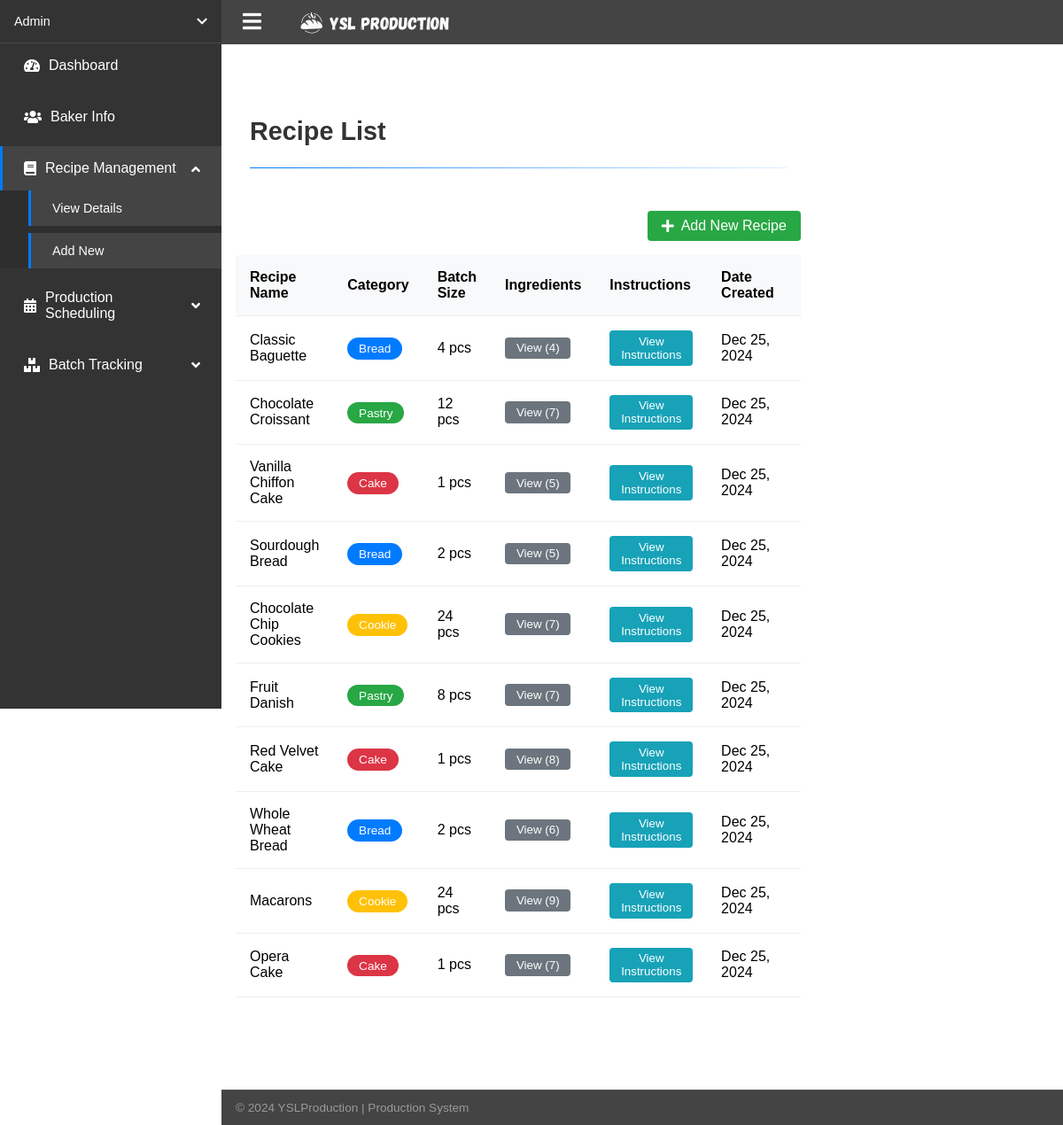
Screenshot of /view_recipes.php (signed in) with the database file from the repository.
### tables this page shows
CREATE TABLE `tbl_recipe` (
  `recipe_id` int(6) NOT NULL,
  `recipe_name` varchar(100) NOT NULL,
  `recipe_category` varchar(100) NOT NULL,
  `recipe_batchSize` int(6) NOT NULL,
  `recipe_unitOfMeasure` varchar(50) NOT NULL,
  `recipe_instructions` text NOT NULL,
  `recipe_dateCreated` timestamp NOT NULL DEFAULT current_timestamp(),
  `recipe_dateUpdated` timestamp NOT NULL DEFAULT current_timestamp() ON UPDATE current_timestamp()
);

### view_recipes.php (the view, shortened to what this page needs)
<?php
require_once 'config/db_connection.php';
try {
    $stmt = $conn->prepare("SELECT * FROM tbl_recipe ORDER BY recipe_dateCreated DESC");
    $stmt->execute();
    $recipes = $stmt->fetchAll(PDO::FETCH_ASSOC);
    $recipe_ingredients = [];
    $stmt = $conn->prepare("SELECT * FROM tbl_ingredients WHERE recipe_id = ?");
    foreach ($recipes as $recipe) {
        $stmt->execute([$recipe['recipe_id']]);
        $recipe_ingredients[$recipe['recipe_id']] = $stmt->fetchAll(PDO::FETCH_ASSOC);
    }
} catch(PDOException $e) {
    $error_message = "Error: " . $e->getMessage();
}
?>
<!DOCTYPE html>
<html lang="en">
<head>
    <link rel="stylesheet" href="css/style.css">
    <link rel="stylesheet" href="css/dashboard.css">
    <link rel="stylesheet" href="css/view_recipes.css">
    <link rel="stylesheet" href="https://cdnjs.cloudflare.com/ajax/libs/font-awesome/5.15.4/css/all.min.css">
</head>
<body>
    <?php include 'includes/dashboard_navigation.php'; ?>
    <main class="main-content">
        <div class="page-header">
            <h1>Recipe List</h1>
            <div class="divider"></div>
        </div>
        <div class="recipes-container">
            <?php if (isset($error_message)): ?>
                <div class="alert error"><?php echo $error_message; ?></div>
            <?php else: ?>
                <div class="table-actions">
                    <a href="add_recipe.php" class="add-btn">
                        <i class="fas fa-plus"></i> Add New Recipe
                    </a>
                </div>
                <?php if (empty($recipes)): ?>
                    <div class="no-recipes">
                        <p>No recipes found.</p>
                    </div>
                <?php else: ?>
                    <div class="table-responsive">
                        <table class="recipes-table">
                            <thead>
                                <tr>
                                    <th>Recipe Name</th>
                                    <th>Category</th>
                                    <th>Batch Size</th>
                                    <th>Ingredients</th>
                                    <th>Instructions</th>
                                    <th>Date Created</th>
                                    <th>Last Updated</th>
                                </tr>
                            </thead>
                            <tbody>
                                <?php foreach ($recipes as $recipe): ?>
                                    <tr data-recipe-id="<?php echo $recipe['recipe_id']; ?>">
                                        <td><?php echo htmlspecialchars($recipe['recipe_name']); ?></td>
                                        <td>
                                            <span class="category-badge <?php echo strtolower($recipe['recipe_category']); ?>">
                                                <?php echo htmlspecialchars($recipe['recipe_category']); ?>
                                            </span>
                                        </td>
                                        <td><?php echo $recipe['recipe_batchSize'] . ' ' . $recipe['recipe_unitOfMeasure']; ?></td>
                                        <td>
                                            <button class="view-ingredients" onclick="viewIngredients(<?php echo $recipe['recipe_id']; ?>)">
                                                View (<?php echo count($recipe_ingredients[$recipe['recipe_id']]); ?>)
                                            </button>
                                        </td>
                                        <td>
                                            <button class="view-instructions" onclick="viewInstructions(<?php echo $recipe['recipe_id']; ?>)">
                                                View Instructions
                                            </button>
                                        </td>
                                        <td><?php echo date('M d, Y', strtotime($recipe['recipe_dateCreated'])); ?></td>
                                        <td><?php echo date('M d, Y', strtotime($recipe['recipe_dateUpdated'])); ?></td>
                                    </tr>
                                <?php endforeach; ?>
                            </tbody>
                        </table>
                    </div>
                <?php endif; ?>
            <?php endif; ?>
        </div>
    </main>
</body>
</html>

### css/style.css (style rules this page uses)
* { margin: 0; padding: 0; box-sizing: border-box; font-family: Arial, sans-serif; }
body { background: linear-gradient(rgba(0, 0, 0, 0.6), rgba(0, 0, 0, 0.6)), url('../assets/images/banner.png'); background-size: cover; background-position: center; background-attachment: fixed; min-height: 100vh; color: white; display: flex; flex-direction: column; }
main { max-width: 1200px; margin: 8rem auto; text-align: center; padding: 0 1rem; flex: 1; }

### css/dashboard.css (style rules this page uses)
body { display: grid; grid-template-areas: "sidebar topbar" "sidebar main" "sidebar bottombar"; grid-template-columns: 250px 1fr; grid-template-rows: 50px 1fr auto; min-height: 100vh; background-color: white; position: relative; background-image: none; }
.main-content { grid-area: main; padding: 2rem 2rem 0 0; background-color: white; margin-top: 50px; margin-left: 0; width: calc(100% - 0px); transition: width 0.3s ease, margin-left 0.3s ease; padding-left: 0; display: block; }
body:not(.sidebar-collapsed) .main-content { width: calc(100% - 250px); margin-left: 0; }
.page-header { padding: 0 2rem; margin-bottom: 2rem; text-align: left; }
.page-header h1 { font-size: 1.8rem; color: #333; margin: 0; padding-bottom: 1rem; }
.divider { height: 1px; background: linear-gradient(to right, #007bff, rgba(0, 123, 255, 0.1)); margin-top: 0.5rem; width: 100%; align-self: flex-start; }

### css/view_recipes.css (style rules this page uses)
.recipes-container { padding: 1rem; }
.table-actions { margin-bottom: 1rem; display: flex; justify-content: flex-end; }
.add-btn { background: #28a745; color: white; padding: 0.5rem 1rem; border-radius: 4px; text-decoration: none; display: inline-flex; align-items: center; gap: 0.5rem; }
.table-responsive { overflow-x: auto; }
.recipes-table { width: 100%; border-collapse: collapse; background: white; box-shadow: 0 1px 3px rgba(0,0,0,0.1); color: #000; }
.recipes-table th, .recipes-table td { padding: 1rem; text-align: left; border-bottom: 1px solid #eee; color: #000; }
.recipes-table th { background: #f8f9fa; font-weight: 600; color: #000; }
.category-badge { padding: 0.3rem 0.8rem; border-radius: 20px; font-size: 0.85rem; color: white; }
.category-badge.bread { background: #007bff; }
.category-badge.cake { background: #dc3545; }
.category-badge.pastry { background: #28a745; }
.category-badge.cookie { background: #ffc107; }
.view-ingredients { background: #6c757d; color: white; border: none; padding: 0.3rem 0.8rem; border-radius: 4px; cursor: pointer; }
.category-badge, .view-ingredients, .edit-btn, .delete-btn, .add-btn { color: white; }
.view-instructions { background: #17a2b8; color: white; border: none; padding: 0.3rem 0.8rem; border-radius: 4px; cursor: pointer; transition: background-color 0.3s; }

### rows the page displays
tbl_recipe: recipe_name "Classic Baguette", recipe_category "Bread", recipe_batchSize "4", recipe_unitOfMeasure "pcs", recipe_id "4", recipe_dateCreated "Dec 25, 2024"
tbl_recipe: recipe_name "Chocolate Croissant", recipe_category "Pastry", recipe_batchSize "12", recipe_unitOfMeasure "pcs", recipe_id "7", recipe_dateCreated "Dec 25, 2024"
tbl_recipe: recipe_name "Vanilla Chiffon Cake", recipe_category "Cake", recipe_batchSize "1", recipe_unitOfMeasure "pcs", recipe_id "5", recipe_dateCreated "Dec 25, 2024"
tbl_recipe: recipe_name "Sourdough Bread", recipe_category "Bread", recipe_batchSize "2", recipe_unitOfMeasure "pcs", recipe_id "5", recipe_dateCreated "Dec 25, 2024"
tbl_recipe: recipe_name "Chocolate Chip Cookies", recipe_category "Cookie", recipe_batchSize "24", recipe_unitOfMeasure "pcs", recipe_id "7", recipe_dateCreated "Dec 25, 2024"
tbl_recipe: recipe_name "Fruit Danish", recipe_category "Pastry", recipe_batchSize "8", recipe_unitOfMeasure "pcs", recipe_id "7", recipe_dateCreated "Dec 25, 2024"
tbl_recipe: recipe_name "Red Velvet Cake", recipe_category "Cake", recipe_batchSize "1", recipe_unitOfMeasure "pcs", recipe_id "8", recipe_dateCreated "Dec 25, 2024"
tbl_recipe: recipe_name "Whole Wheat Bread", recipe_category "Bread", recipe_batchSize "2", recipe_unitOfMeasure "pcs", recipe_id "6", recipe_dateCreated "Dec 25, 2024"
tbl_recipe: recipe_name "Macarons", recipe_category "Cookie", recipe_batchSize "24", recipe_unitOfMeasure "pcs", recipe_id "9", recipe_dateCreated "Dec 25, 2024"
tbl_recipe: recipe_name "Opera Cake", recipe_category "Cake", recipe_batchSize "1", recipe_unitOfMeasure "pcs", recipe_id "7", recipe_dateCreated "Dec 25, 2024"

### other values shown
$_SESSION['user_fullName'] "Admin"
